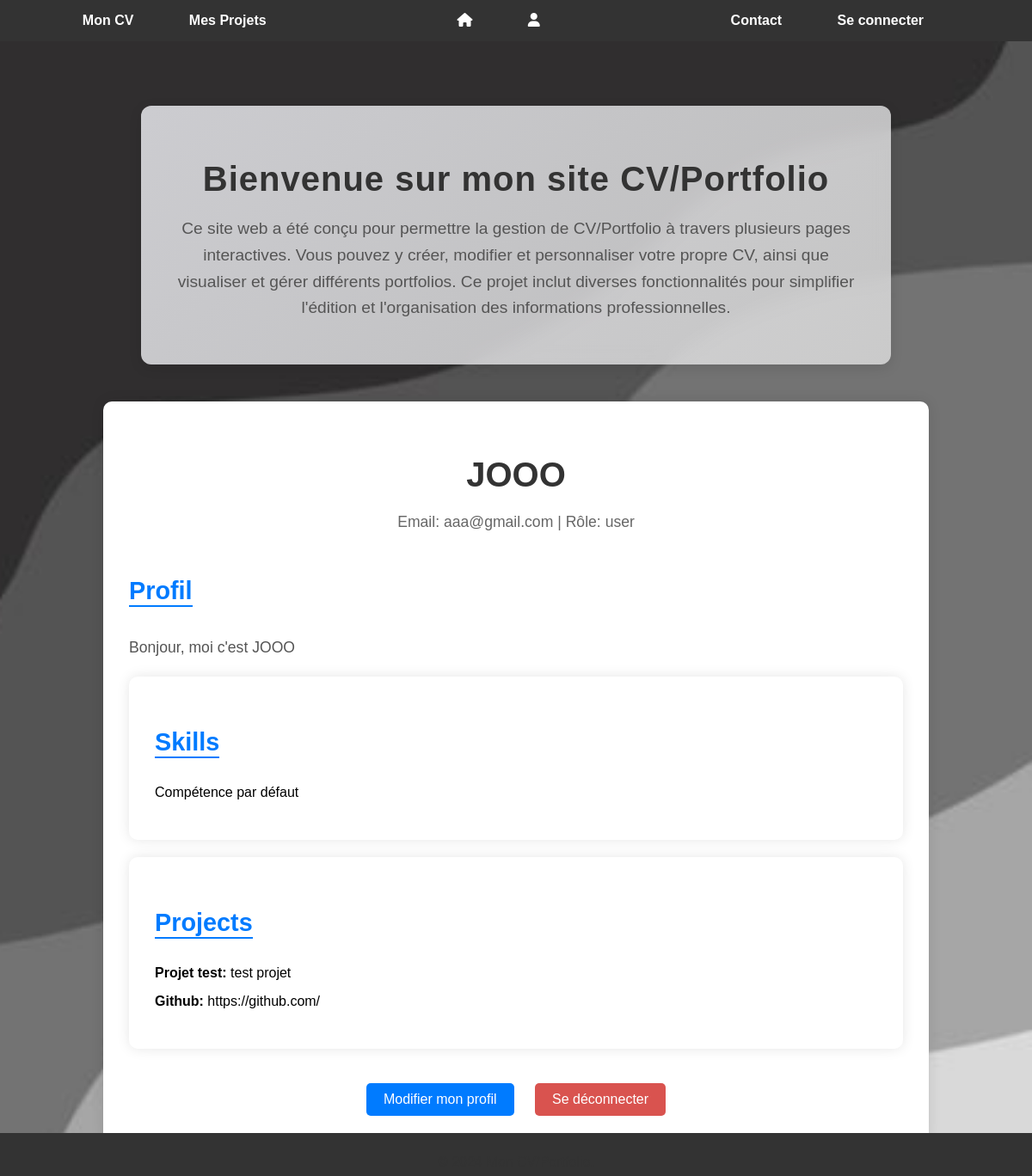
Screenshot of /php/index.php (signed in) with the database file from the repository.
### tables this page shows
CREATE TABLE `users` (
  `id` int(11) UNSIGNED NOT NULL,
  `username` varchar(100) NOT NULL,
  `email` varchar(100) NOT NULL,
  `password` varchar(255) NOT NULL,
  `role` enum('user','admin') NOT NULL DEFAULT 'user',
  `created_at` timestamp NOT NULL DEFAULT current_timestamp(),
  `profile_description` text DEFAULT NULL,
  `cv_path` varchar(255) DEFAULT NULL
);

CREATE TABLE `skills` (
  `id` int(11) NOT NULL,
  `user_id` int(11) UNSIGNED DEFAULT NULL,
  `skill_name` varchar(255) DEFAULT NULL
);

CREATE TABLE `projects` (
  `id` int(11) NOT NULL,
  `user_id` int(11) UNSIGNED DEFAULT NULL,
  `title` varchar(255) DEFAULT NULL,
  `description` text DEFAULT NULL
);

### php/index.php (the view, shortened to what this page needs)
<?php
require_once '../php/config.php';
$isLoggedIn = isset($_SESSION['user_id']);
if ($isLoggedIn) {
    $userId = $_SESSION['user_id'];
    $stmt = $pdo->prepare("SELECT * FROM users WHERE id = :user_id");
    $stmt->execute(['user_id' => $userId]);
    $user = $stmt->fetch();
    $stmt = $pdo->prepare("SELECT * FROM skills WHERE user_id = :user_id");
    $stmt->execute(['user_id' => $userId]);
    $skills = $stmt->fetchAll();
    $stmt = $pdo->prepare("SELECT * FROM projects WHERE user_id = :user_id");
    $stmt->execute(['user_id' => $userId]);
    $projects = $stmt->fetchAll();
}
?>
<!DOCTYPE html>
<html lang="fr">
<head>
    <link rel="stylesheet" href="../css/style.css">
</head>
<body>
<?php include '../includes/header.php'; ?>
<main>
    <section class="hero">
        <h1>Bienvenue sur mon site CV/Portfolio</h1>
        <p class="description-site">
            Ce site web a été conçu pour permettre la gestion de CV/Portfolio à travers plusieurs pages interactives.
            Vous pouvez y créer, modifier et personnaliser votre propre CV, ainsi que visualiser et gérer différents portfolios.
            Ce projet inclut diverses fonctionnalités pour simplifier l'édition et l'organisation des informations professionnelles.
        </p>
    </section>
    <?php if ($isLoggedIn): ?>
        <section class="profile-section">
            <div class="profile-header">
                <h1 class="profile-name"><?php echo htmlspecialchars($user['username']); ?></h1>
                <p class="profile-info">Email: <?php echo htmlspecialchars($user['email']); ?> | Rôle: <?php echo htmlspecialchars($user['role']); ?></p>
            </div>
            <div class="profile-details">
                <h2 class="profile-title">Profil</h2>
                <p class="profile-description"><?php echo htmlspecialchars($user['profile_description']); ?></p>
            </div>
            <div class="profile-section skills">
                <h2 class="profile-title">Skills</h2>
                <?php if ($skills): ?>
                    <ul class="skills-list">
                        <?php foreach ($skills as $skill): ?>
                            <li class="skill-item"><?php echo htmlspecialchars($skill['skill_name']); ?></li>
                        <?php endforeach; ?>
                    </ul>
                <?php else: ?>
                    <p class="no-data">Aucune compétence enregistrée.</p>
                <?php endif; ?>
            </div>
            <div class="profile-section projects">
                <h2 class="profile-title">Projects</h2>
                <?php if ($projects): ?>
                    <ul class="projects-list">
                        <?php foreach ($projects as $project): ?>
                            <li class="project-item">
                                <strong><?php echo htmlspecialchars($project['title']); ?>:</strong> <?php echo htmlspecialchars($project['description']); ?>
                            </li>
                        <?php endforeach; ?>
                    </ul>
                <?php else: ?>
                    <p class="no-data">Aucun projet enregistré.</p>
                <?php endif; ?>
            </div>
            <div class="profile-logout">
                <a href="../pages/profile.php" class="btn btn-edit-profile">Modifier mon profil</a>
                <a href="logout.php" class="btn btn-logout">Se déconnecter</a>
            </div>
        </section>
    <?php endif; ?>
</main>
<?php include '../includes/footer.php'; ?>
</body>
</html>

### css/style.css (style rules this page uses)
body { font-family: Arial, sans-serif; margin: 0; padding: 0; background-image: url('../img/wallpapergrey.jpg'); background-size: cover; background-position: center; background-repeat: no-repeat; background-attachment: fixed; }
main { padding: 80px 20px 20px; text-align: center; }
.hero { background: linear-gradient(135deg, rgba(244, 244, 249, 0.8), rgba(224, 224, 224, 0.8)); padding: 30px; margin: 43px auto; width: 70%; border-radius: 12px; box-shadow: 0 4px 15px rgba(0, 0, 0, 0.1); text-align: center; backdrop-filter: blur(10px); transition: transform 0.3s ease, box-shadow 0.3s ease; }
.hero h1 { font-size: 2.5em; margin-bottom: 20px; color: #333; letter-spacing: 1px; }
.hero p { font-size: 1.2em; color: #555; margin-bottom: 20px; line-height: 1.6; }
.description-site { font-size: 0.9em; color: #666; margin-top: 10px; line-height: 1.4; }
.btn { display: inline-block; padding: 10px 20px; background-color: #007bff; color: #fff; text-decoration: none; border-radius: 5px; transition: background-color 0.3s ease; }
h1 { color: #333; }
h2 { color: #555; }
p { font-size: 1em; line-height: 1.6; color: #333; }
.profile-section { background-color: #fff; padding: 30px; border-radius: 10px; box-shadow: 0 0 15px rgba(0, 0, 0, 0.1); margin: 20px auto; max-width: 900px; text-align: left; }
.profile-header { text-align: center; margin-bottom: 20px; }
.profile-name { font-size: 2.5em; color: #333; margin-bottom: 10px; }
.profile-info { font-size: 1.1em; color: #666; }
.profile-title { font-size: 1.8em; color: #007bff; margin-top: 30px; margin-bottom: 15px; border-bottom: 2px solid #007bff; display: inline-block; }
.profile-description { font-size: 1.1em; color: #555; line-height: 1.6; }
.profile-section ul { list-style-type: none; padding: 0; }
.experience-item, .skill-item, .project-item { margin-bottom: 15px; }
.profile-logout { text-align: center; margin-top: 40px; }
.profile-logout .btn { display: inline-block; padding: 10px 20px; margin: 0 10px; color: white; text-decoration: none; border-radius: 5px; transition: background-color 0.3s ease; }
.btn-edit-profile { background-color: #007bff; }
.btn-logout { background-color: #d9534f; }

### rows the page displays
users: username "JOOO", email "aaa@gmail.com", role "user", profile_description "Bonjour, moi c'est JOOO"
skills: skill_name "Compétence par défaut"
projects: title "Projet test", description "test projet"
projects: title "Github", description "https://github.com/"
